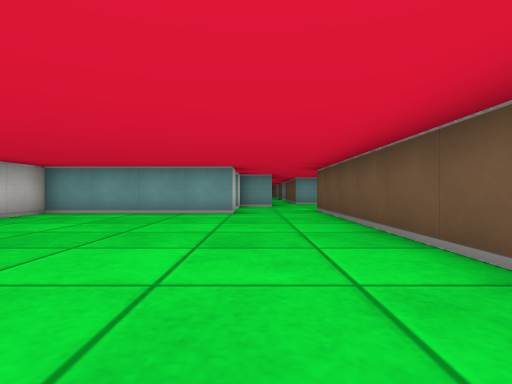
view 1 (above)

24 first-person views from a walk through a cub3D maze. The camera is about half as high as the walls, looks level and sees 80° across. The floor is counted in squares. Each view is taken from the middle of a square. On the plan, view 1 faces up. The plan holds only what a view shows up to about 9 squares ahead; the rest is blank.

view 2
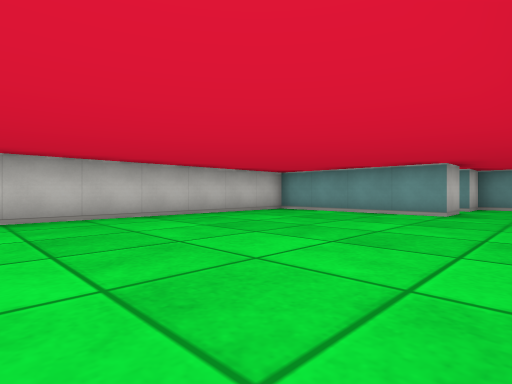

view 3
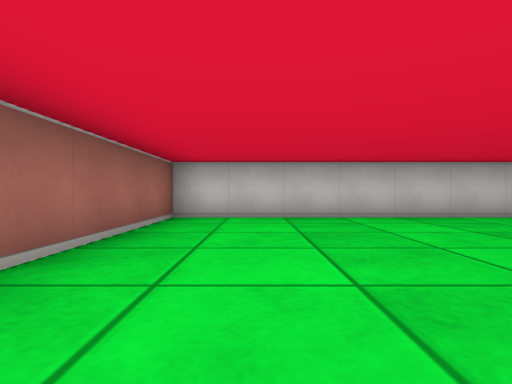

view 4
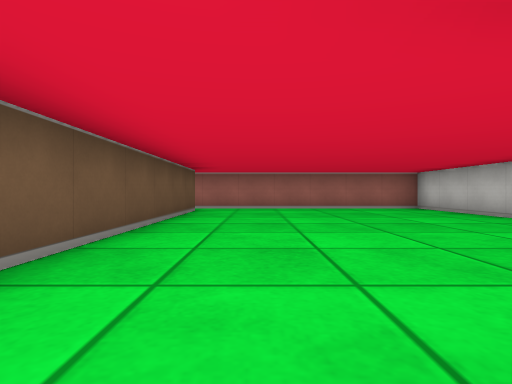

view 5
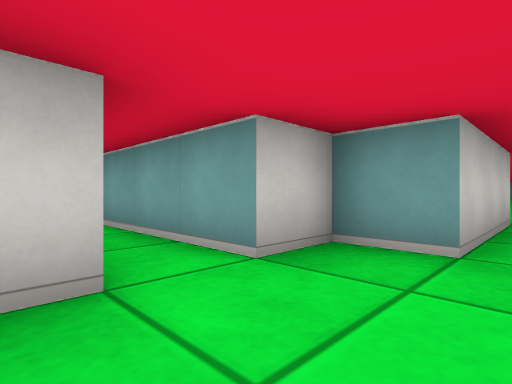

view 6
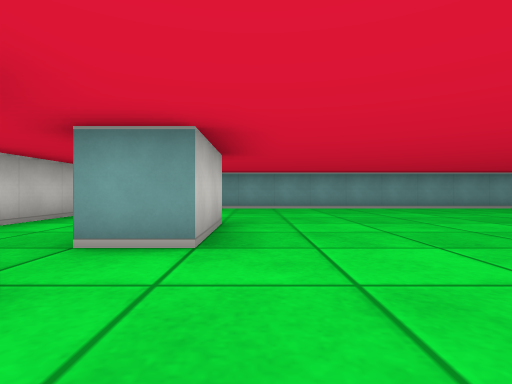

view 7
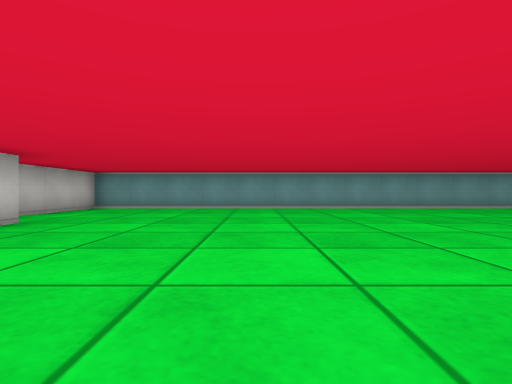

view 8
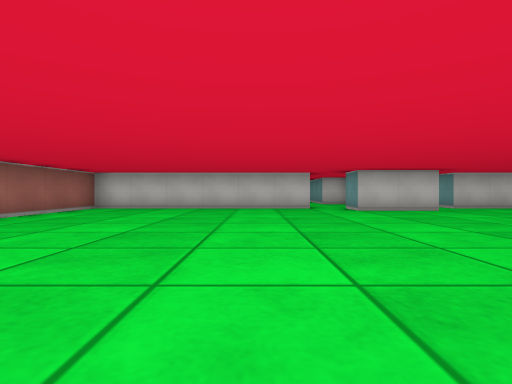

view 9
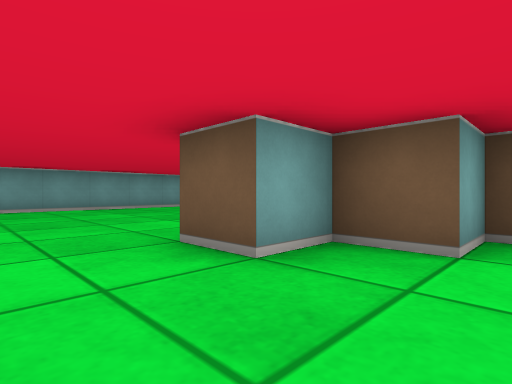

view 10
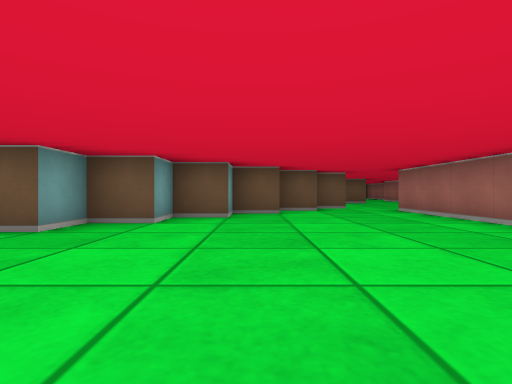

view 11
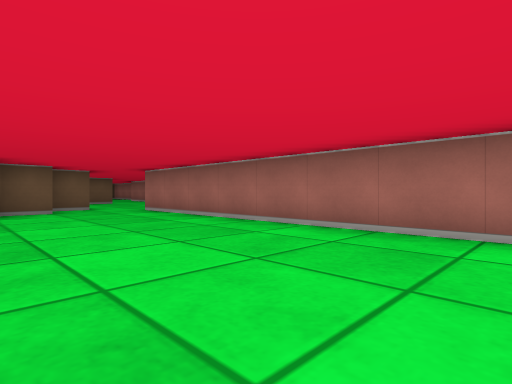

view 12
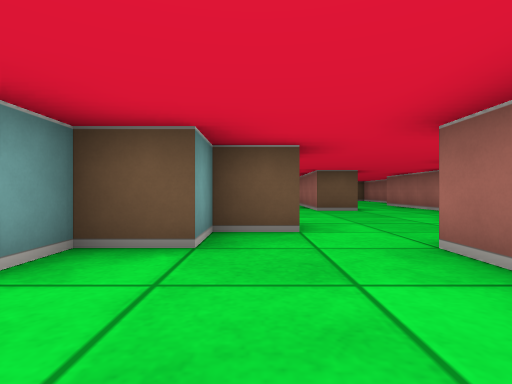

view 13
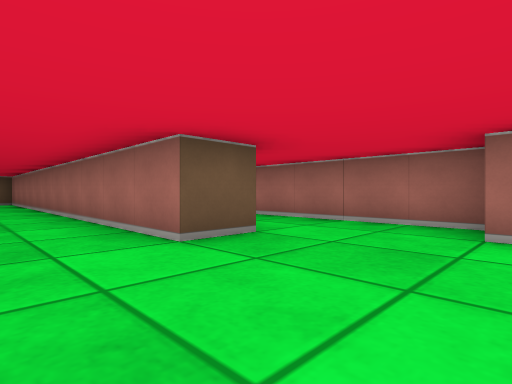

view 14
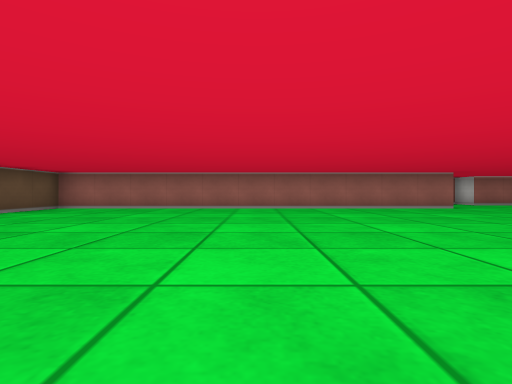

view 15
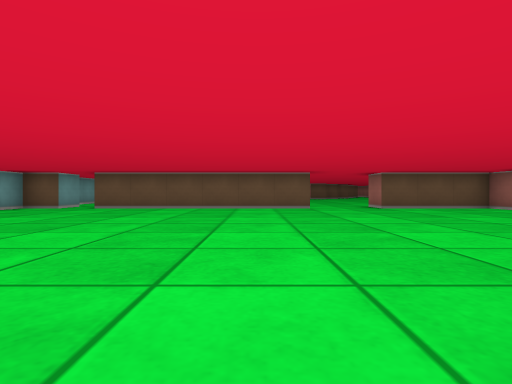

view 16
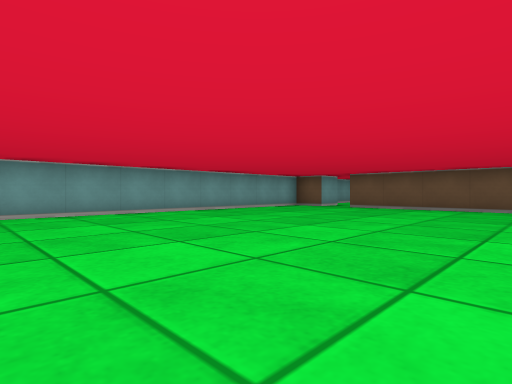

view 17
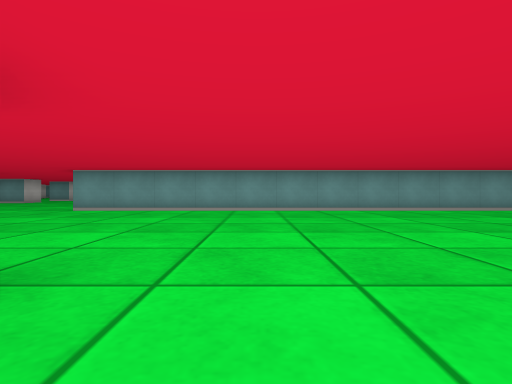

view 18
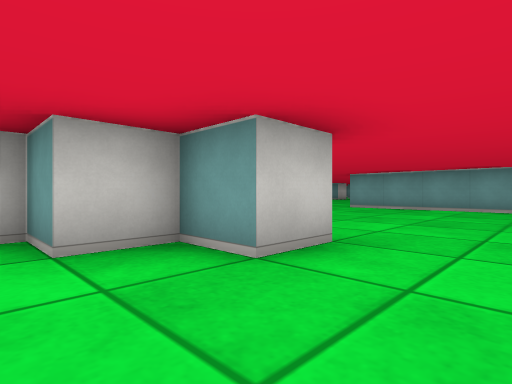

view 19
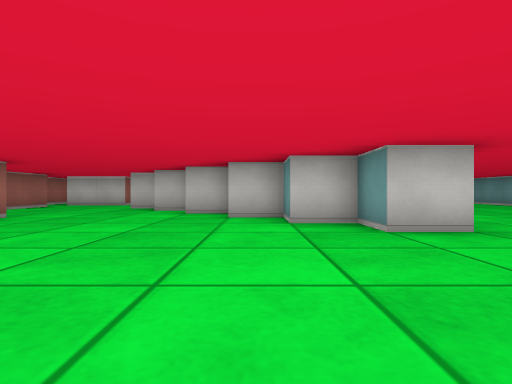

view 20
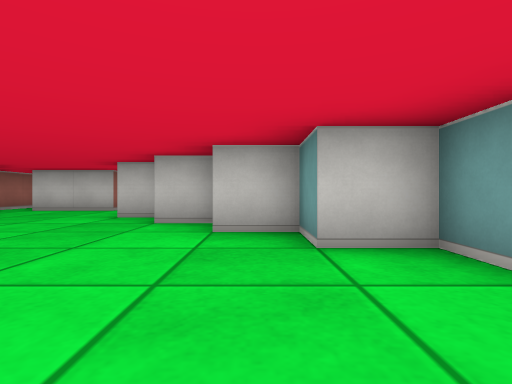

view 21
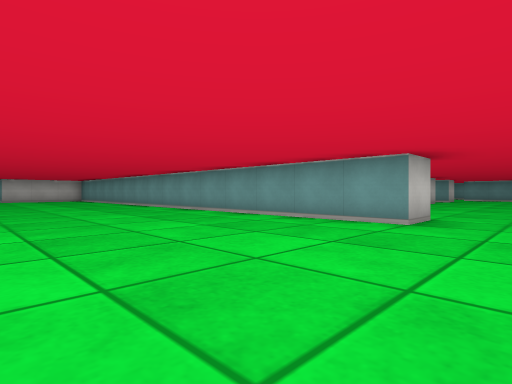

view 22
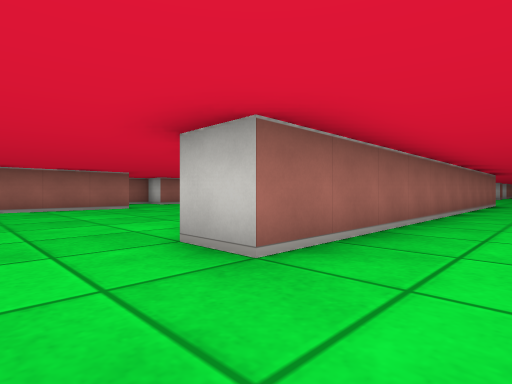

view 23
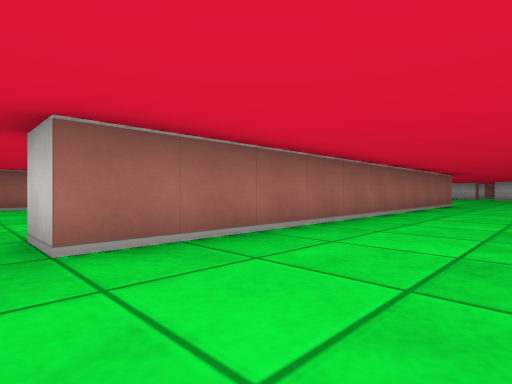

view 24
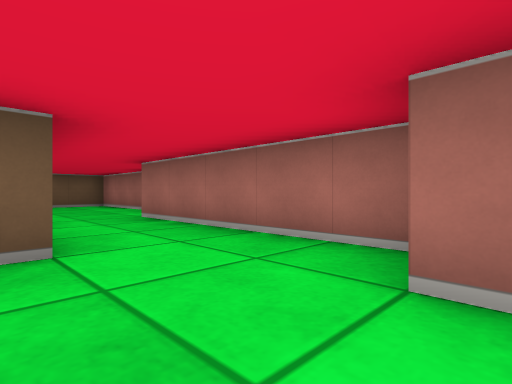

### Floor plan
Points are (right, up) in squares from view 1. A wall is a line through its corners. A room is listed if a view was taken in it or the views show most of it. See-through windows are left out.
Room 1 (views 1, 2, 3)
walls: (1.5, -0.5) (1.5, 6.5); (-0.5, 6.5) (-4.5, 6.5) (-4.5, -1.5) (1.8, -1.5)
ways out: opening at (0.5, 7) to room 2
Room 2 (views 4, 5)
walls: (-0.5, 7.5) (-0.5, 6.5); (0.5, 11.5) (0.5, 9.5) (-0.5, 9.5) (-0.5, 8.5) (-3.5, 8.5); (1.5, 6.5) (1.5, 7.5); (2.5, 11.5) (2, 11.5)
ways out: opening at (0.5, 7) to room 1; opening at (2, 9.5) to room 3; opening at (1, 12)
Room 3 (views 6, 7, 8, 9, 10, 11, 12, 13, 14, 15, 16, 17, 18, 19, 20, 21, 22, 23, 24)
walls: (13.8, 8.5) (23.5, 8.5) (23.5, 7.5) (22.5, 7.5) (22.5, 6.5) (21.5, 6.5) (21.5, 5.5) (20.5, 5.5) (20.5, 4.5); (19.5, 4.4) (19.5, 3.5); (15.5, 4.4) (15.5, 5.5) (14.5, 5.5) (14.5, 6.5) (13.5, 6.5) (13.5, 7.5) (12.5, 7.5) (12.5, 8.5); (17.5, 14.5) (2.5, 14.5) (2.5, 11.5); (18.5, 3.2) (18.5, 2.5); (17.5, 2.5) (17.5, 3.5) (16.5, 3.5) (16.5, 4.5) (15.8, 4.5); (21.5, 0.5) (21.5, 1.5) (32.5, 1.5) (32.5, 4.5); (18, -0.5) (19.5, -0.5); (19.6, -1.5) (24.5, -1.5); (15.1, -1.5) (16.2, -1.5); (9.2, 1.5) (16.5, 1.5) (16.5, -0.5); (26.6, -2.5) (28.2, -2.5); (3.5, 10.5) (3.5, 8.5) (2.5, 8.5); (32.5, 6.5) (32.5, 12.5); (32.5, 13.5) (32.5, 14.5) (20.5, 14.5); (2.5, 7.5) (2.5, 1.5) (5.8, 1.5)
ways out: opening at (2, 9.5) to room 2; opening at (19, 14.7); opening at (33, 5.5); opening at (33, 13)

Where each view was taken, in squares from view 1:
view 1: 0 up, 0 right, facing up
view 2: 0 up, 1 right, facing up-left
view 3: 0 up, 1 right, facing left
view 4: 7 up, 0 right, facing down
view 5: 7 up, 1 right, facing up-left
view 6: 6 up, 4 right, facing up
view 7: 6 up, 7 right, facing up
view 8: 6 up, 11 right, facing left
view 9: 6 up, 11 right, facing up-right
view 10: 5 up, 9 right, facing right
view 11: 5 up, 9 right, facing down-right
view 12: 3 up, 14 right, facing right
view 13: 3 up, 19 right, facing down-right
view 14: 10 up, 27 right, facing down
view 15: 8 up, 24 right, facing right
view 16: 8 up, 24 right, facing up-right
view 17: 7 up, 25 right, facing up
view 18: 6 up, 25 right, facing up-left
view 19: 6 up, 27 right, facing left
view 20: 5 up, 24 right, facing left
view 21: 10 up, 19 right, facing up-left
view 22: 10 up, 25 right, facing down-left
view 23: 11 up, 24 right, facing down-left
view 24: 1 up, 19 right, facing down-right
